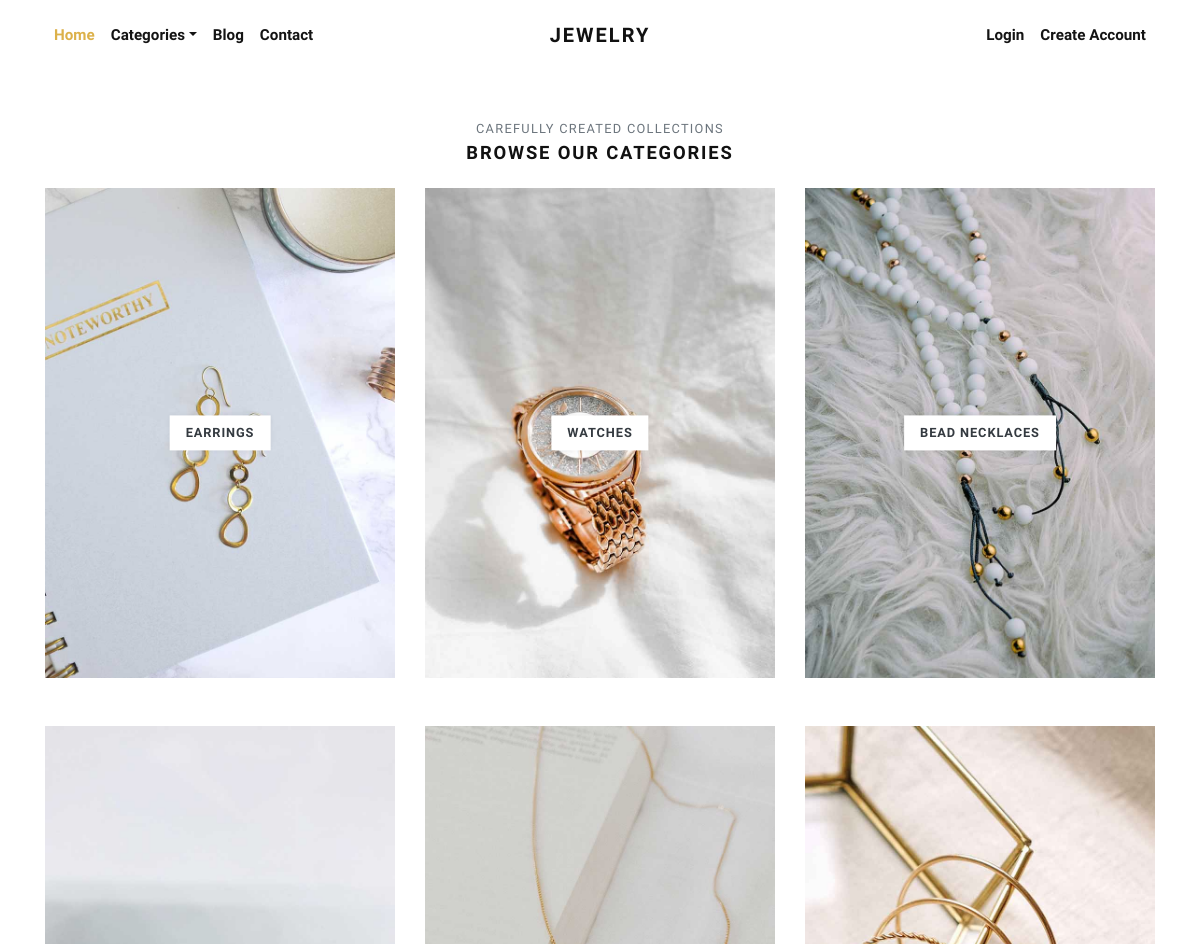
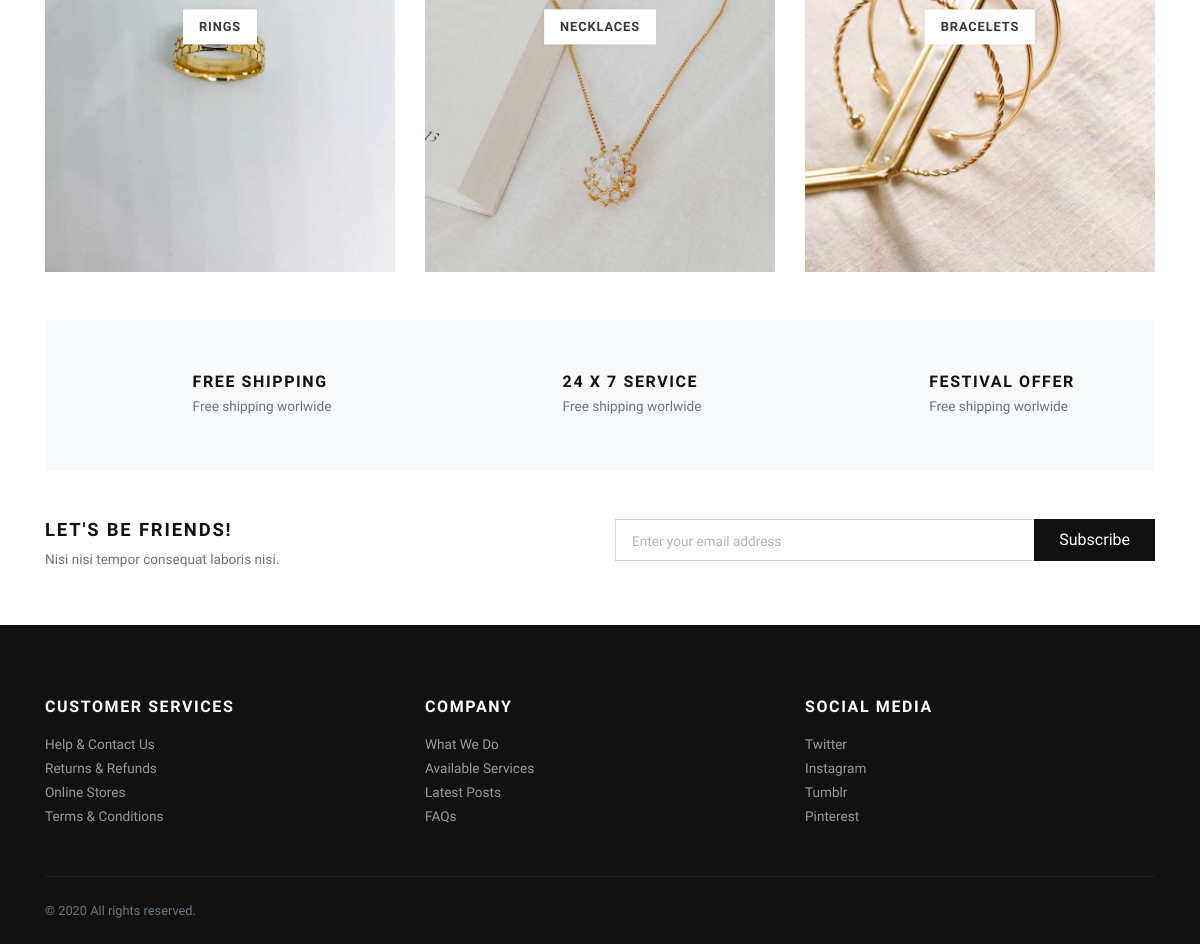
Page /categories/ on the committed database (2 pictures, top to bottom).
### products/models.py (models this page shows, shortened)
class Category(models.Model):
    title = models.CharField(max_length=60, verbose_name="Category Title")
    slug = models.SlugField(max_length=60, verbose_name="Category Slug")
    image = models.ImageField(upload_to='category')
    class Meta:
        verbose_name_plural = 'Categories'

### products/views.py (the view)
# urls.py: path('categories/', views.all_categories, name="all-categories"),
def all_categories(request):
    categories = Category.objects.all()
    return render(request, 'store/categories.html', {'categories': categories})

### cart/context_preprocessors.py (called while the page is built)
def cart_menu(request):
    if request.user.is_authenticated:
        cart_items = Cart.objects.filter(user=request.user)
        context = {
            'cart_items': cart_items,
        }
    else:
        context = {}
    return context

### products/context_preprocessors.py (called while the page is built)
def store_menu(request):
    categories = Category.objects.all()
    context = {
        'categories_menu': categories,
    }
    return context

### templates/store/categories.html (shortened to what this page needs)
{% extends 'base.html' %}
{% load static %}
      {% block content %}
      <div class="container">
        <section class="pt-5">
          <header class="text-center">
            <p class="small text-muted small text-uppercase mb-1">Carefully created collections</p>
            <h2 class="h5 text-uppercase mb-4">Browse our categories</h2>
          </header>
          <div class="row">
          {% if categories %}
            {% for category in categories %}
              <div class="col-md-4 mb-4 mb-md-5">
                <a class="category-item" href="{% url 'category-products' category.slug %}">
                  <strong class="category-item-title">{{ category.title }}</strong>
                </a>
              </div>
            {% endfor %}
          {% endif %}
          </div>
        </section>
        <section class="py-5 bg-light">
          <div class="container">
            <div class="row text-center">
              <div class="col-lg-4 mb-3 mb-lg-0">
                <div class="d-inline-block">
                  <div class="media align-items-end">
                    <svg class="svg-icon svg-icon-big svg-icon-light">
                      <use xlink:href="#delivery-time-1"> </use>
                    </svg>
                    <div class="media-body text-left ml-3">
                      <h6 class="text-uppercase mb-1">Free shipping</h6>
                      <p class="text-small mb-0 text-muted">Free shipping worlwide</p>
                    </div>
                  </div>
                </div>
              </div>
              <div class="col-lg-4 mb-3 mb-lg-0">
                <div class="d-inline-block">
                  <div class="media align-items-end">
                    <svg class="svg-icon svg-icon-big svg-icon-light">
                      <use xlink:href="#helpline-24h-1"> </use>
                    </svg>
                    <div class="media-body text-left ml-3">
                      <h6 class="text-uppercase mb-1">24 x 7 service</h6>
                      <p class="text-small mb-0 text-muted">Free shipping worlwide</p>
                    </div>
                  </div>
                </div>
              </div>
              <div class="col-lg-4">
                <div class="d-inline-block">
                  <div class="media align-items-end">
                    <svg class="svg-icon svg-icon-big svg-icon-light">
                      <use xlink:href="#label-tag-1"> </use>
                    </svg>
                    <div class="media-body text-left ml-3">
                      <h6 class="text-uppercase mb-1">Festival offer</h6>
                      <p class="text-small mb-0 text-muted">Free shipping worlwide</p>
                    </div>
                  </div>
                </div>
              </div>
            </div>
          </div>
        </section>
        <section class="py-5">
          <div class="container p-0">
            <div class="row">
              <div class="col-lg-6 mb-3 mb-lg-0">
                <h5 class="text-uppercase">Let's be friends!</h5>
                <p class="text-small text-muted mb-0">Nisi nisi tempor consequat laboris nisi.</p>
              </div>
              <div class="col-lg-6">
                <form action="#">
                  <div class="input-group flex-column flex-sm-row mb-3">
                    <input class="form-control form-control-lg py-3" type="email" placeholder="Enter your email address" aria-describedby="button-addon2">
                    <div class="input-group-append">
                      <button class="btn btn-dark btn-block" id="button-addon2" type="submit">Subscribe</button>
                    </div>
                  </div>
                </form>
              </div>
            </div>
          </div>
        </section>
      </div>
      {% endblock content %}

### static/css/style.default.css (style rules this page uses)
.text-small { font-size: 0.85rem !important; }
strong { font-weight: 700; }
.category-item { display: block; position: relative; color: #343a40; transition: all 0.3s; }
.category-item-title { display: inline-block; padding: 0.5rem 1rem; background: #fff; text-transform: uppercase; letter-spacing: 0.07em; position: absolute; top: 50%; left: 50%; -webkit-transform: translate(-50%, -50%); transform: translate(-50%, -50%); box-shadow: 0 0 5px rgba(0, 0, 0, 0.07); font-size: 0.8rem; }
.text-uppercase { text-transform: uppercase; letter-spacing: 0.1em; }
.svg-icon { width: 32px; height: 32px; vertical-align: text-bottom; stroke: currentColor; stroke-width: 3; --layer1: currentColor; --layer2: currentColor; --layer3: currentColor; }
.svg-icon.svg-icon-light { stroke-width: 2; }
.svg-icon-big { width: 48px; height: 48px; }
.btn { font-weight: 400; border: 1px solid transparent; font-family: inherit; padding: 0.375rem 1.5rem; font-size: 1rem; line-height: 1.5; border-radius: 0; transition: color 0.15s ease-in-out, background-color 0.15s ease-in-out, border-color 0.15s ease-in-out, box-shadow 0.15s ease-in-out; }
.btn-dark { color: #fff; background-color: #111111; border-color: #111111; }
body { font-family: "Libre Franklin", sans-serif; font-size: 1rem; font-weight: 400; line-height: 1.5; color: #111111; background-color: #fff; }
a { color: #dcb14a; text-decoration: none; }
h1, h2, h3, h4, h5, h6, .h1, .h2, .h3, .h4, .h5, .h6 { margin-bottom: 0.5rem; font-family: inherit; font-weight: 900; line-height: 1.2; color: inherit; }
h2, .h2 { font-size: 1.9rem; }
h5, .h5 { font-size: 1.15rem; }
h6, .h6 { font-size: 1rem; }
small, .small { font-size: 80%; font-weight: 400; }
.bg-light { background-color: #f8f9fa !important; }
.form-control { padding: 0.375rem 0.75rem; font-size: 1rem; line-height: 1.5; color: #495057; background-color: #fff; border: 1px solid #ced4da; border-radius: 0; transition: border-color 0.15s ease-in-out, box-shadow 0.15s ease-in-out; }
.form-control::placeholder { color: #adb5bd; font-size: 0.85rem; font-weight: 400; }
.form-control-lg { padding: 0.5rem 1rem; font-size: 1rem; line-height: 1.5; border-radius: 0; }

### rows in the picture
Category: title "EARRINGS"
Category: title "WATCHES"
Category: title "BEAD NECKLACES"
Category: title "RINGS"
Category: title "NECKLACES"
Category: title "BRACELETS"
